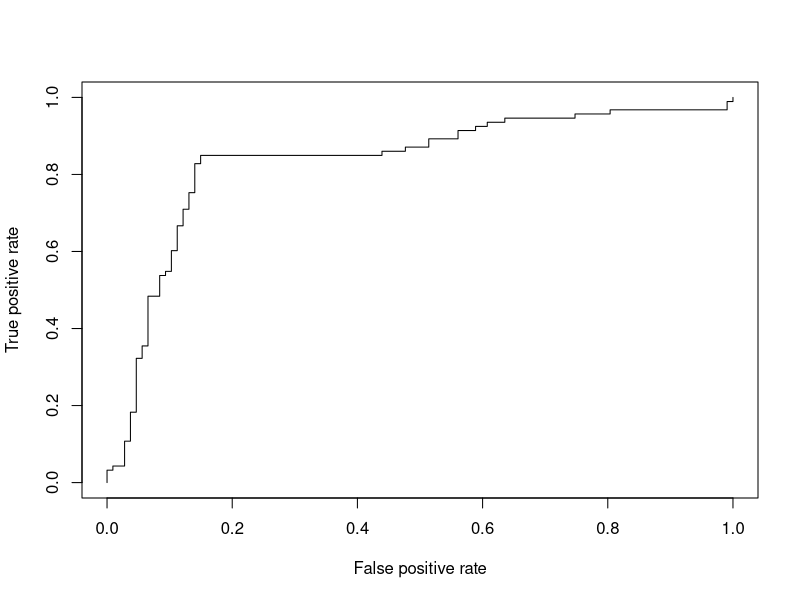
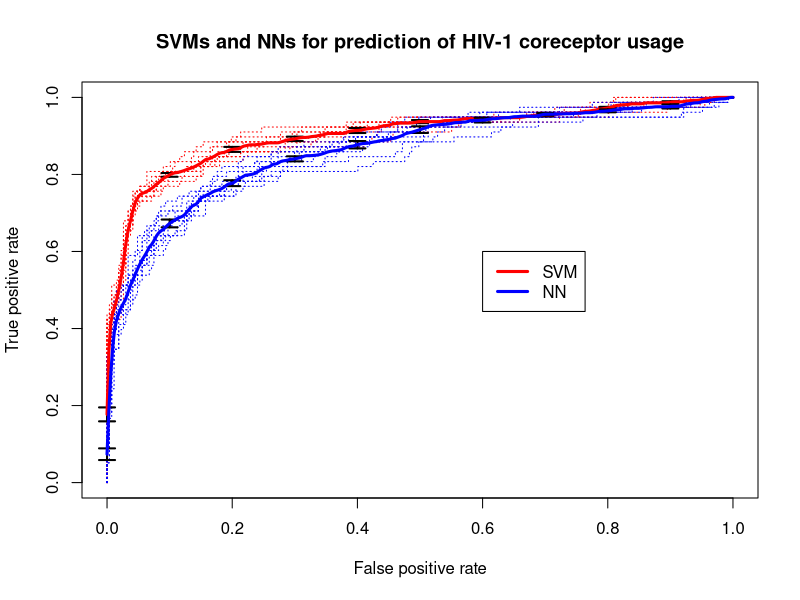

Here is the R script that generated these plots, in order:
install.packages("ROCR")
library(ROCR)
data(ROCR.simple)
ROCR.simple
ROCR.simple$predictions
ROCR.simple$labels
pred <- prediction( ROCR.simple$predictions, ROCR.simple$labels) 
perf <- performance(pred,"tpr","fpr")
perf
plot(perf)
perf2 <- performance(pred, measure = "auc")
perf2@y.values
###

data(ROCR.hiv)
attach(ROCR.hiv)
pred.svm <- prediction(hiv.svm$predictions, hiv.svm$labels)
perf.svm <- performance(pred.svm, 'tpr', 'fpr')
pred.nn <- prediction(hiv.nn$predictions, hiv.svm$labels)
perf.nn <- performance(pred.nn, 'tpr', 'fpr')
plot(perf.svm, lty=3, col="red",main="SVMs and NNs for prediction of HIV-1 coreceptor usage")
plot(perf.nn, lty=3, col="blue",add=TRUE)
plot(perf.svm, avg="vertical", lwd=3, col="red", spread.estimate="stderror",plotCI.lwd=2,add=TRUE)
plot(perf.nn, avg="vertical", lwd=3, col="blue",
     spread.estimate="stderror",plotCI.lwd=2,add=TRUE)
legend(0.6,0.6,c('SVM','NN'),col=c('red','blue'),lwd=3)
